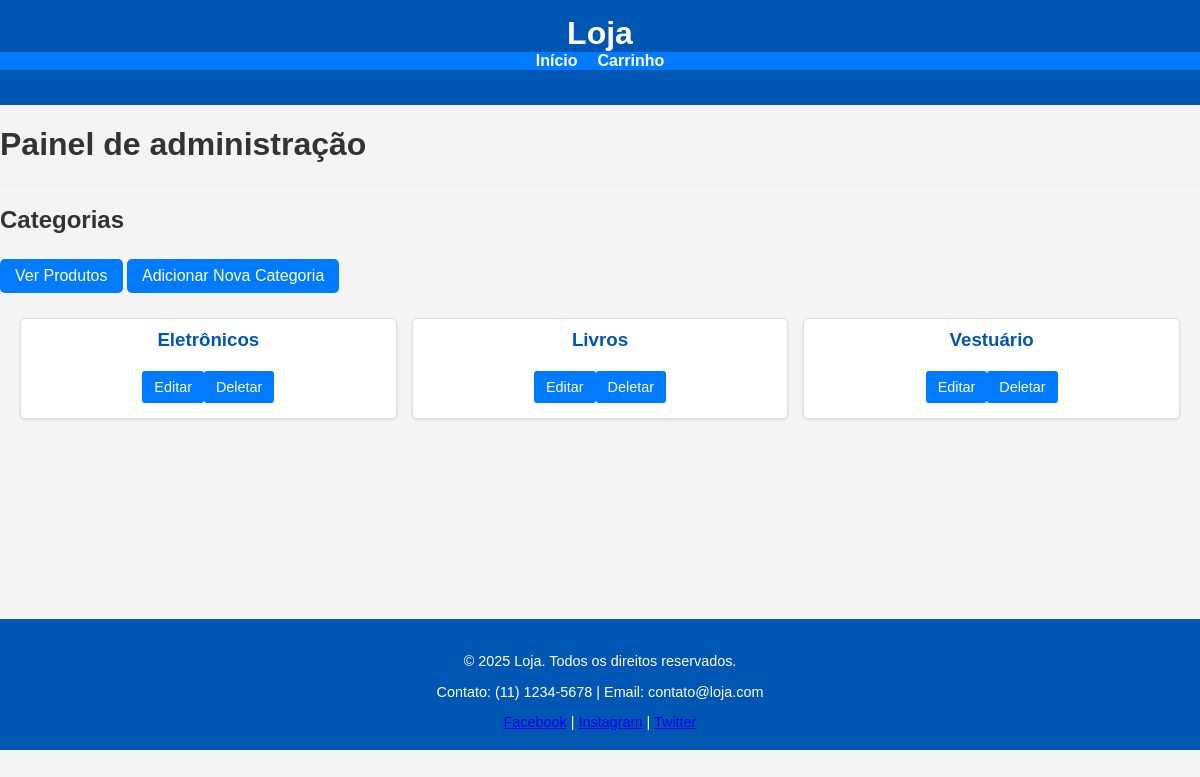
Page /public/index.php?page=categorias on the committed database.
### tables this page shows
CREATE TABLE IF NOT EXISTS `categorias` (
    `id` INT(11) NOT NULL AUTO_INCREMENT,
    `nome` VARCHAR(255) NOT NULL,
    PRIMARY KEY (`id`)
);

### controllers/CategoriaController.php (called while the page is built, shortened)
<?php
include_once '../config/database.php';
include_once '../models/Categoria.php';
class CategoriaController {
    private $categoria;
    public function __construct() {
        $database = new Database();
        $this->conn = $database->getConnection();
        $this->categoria = new Categoria($this->conn);
    }
    public function index() {
        $stmt = $this->categoria->read();
        $num = $stmt->rowCount();
        return ['stmt' => $stmt, 'num' => $num];
    }
}
?>

### config/database.php (called while the page is built, shortened)
<?php
class Database {
    private $host = "localhost";
    private $db_name = "crud_db";
    private $username = "root";
    private $password = "";
    public function getConnection(){
        $this->conn = null;
        try{
            $this->conn = new PDO("mysql:host=" . $this->host . ";dbname=" . $this->db_name, $this->username, $this->password);
            $this->conn->exec("set names utf8");
        }catch(PDOException $exception){
            echo "Erro de conexão: " . $exception->getMessage();
        }
        return $this->conn;
    }
}
?>

### models/Categoria.php (called while the page is built, shortened)
<?php
class Categoria {
    private $conn;
    private $table_name = "categorias";
    public function __construct($db){
        $this->conn = $db;
    }
    function read(){
        $query = "SELECT id, nome FROM " . $this->table_name . " ORDER BY nome";
        $stmt = $this->conn->prepare($query);
        $stmt->execute();
        return $stmt;
    }
}
?>

### views/categorias/index_cat.php (the view)
<?php
include_once __DIR__ . '/../../controllers/CategoriaController.php';
$controller = new CategoriaController();
$data = $controller->index();
$stmt = $data['stmt'];
$num = $data['num'];
?>
<h2>Categorias</h2>
<div class="buttons">
    <a href="?page=produtos" class="button">Ver Produtos</a>
    <a href="?page=categorias&action=create" class="button">Adicionar Nova Categoria</a>
</div>
<?php
if ($num > 0) {
    echo "<div class='categories'>";
    while ($row = $stmt->fetch(PDO::FETCH_ASSOC)) {
        extract($row);
        echo "<div class='category-card'>";
        echo "<h3>{$nome}</h3>";
        echo "<a href=\"?page=categorias&action=edit&id={$id}\" class=\"button edit\">Editar</a>";
        echo "<a href=\"?page=categorias&action=delete&id={$id}\" class=\"button delete\">Deletar</a>";
        echo "</div>";
    }
    echo "</div>";
} else {
    echo "<p>Nenhuma categoria encontrada.</p>";
}
?>
<?php include __DIR__ . '/../../views/includes/footer.php'; ?>

### public/css/style.css (style rules this page uses)
body { font-family: Arial, sans-serif; margin: 0; padding: 0; background-color: #f4f4f4; color: #333; }
.button { display: inline-block; padding: 8px 15px; margin: 5px 0; background-color: #007bff; color: white; text-decoration: none; border-radius: 5px; border: none; cursor: pointer; }
.button.edit { background-color: #ffc107; color: #333; }
.button.delete { background-color: #dc3545; }
.categories, .menu-items, .cart-items { display: grid; grid-template-columns: repeat(auto-fit, minmax(250px, 1fr)); gap: 15px; margin: 20px; }
.category-card, .menu-item, .cart-item { border: 1px solid #ddd; border-radius: 5px; padding: 10px; box-shadow: 0 1px 3px rgba(0, 0, 0, 0.1); text-align: center; background-color: white; }
.category-card h3, .menu-item h3, .cart-item h3 { margin: 0 0 10px; color: #0056b3; }
.category-card .button, .menu-item .button, .cart-item .button { margin-top: 10px; display: inline-block; padding: 8px 12px; background-color: #007bff; color: white; text-decoration: none; border-radius: 3px; font-size: 0.9rem; }

### rows in the picture
categorias: nome "Eletrônicos"
categorias: nome "Livros"
categorias: nome "Vestuário"
